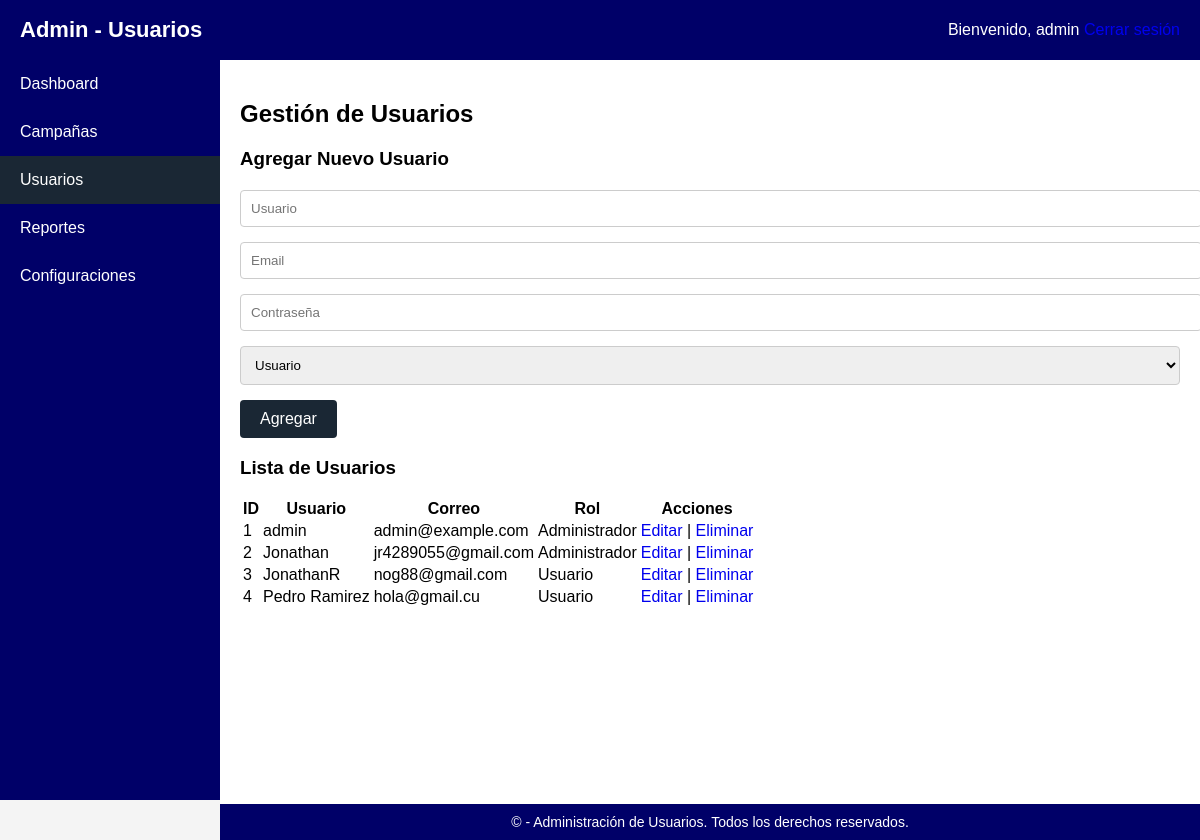
/admin/users (signed in), run on the app's committed database.
### app.py (models this page shows, shortened)
class Usuario(db.Model):
    id = db.Column(db.Integer, primary_key=True)
    username = db.Column(db.String(80), unique=True, nullable=False)
    email = db.Column(db.String(120), unique=True, nullable=False)
    password_hash = db.Column(db.String(128))
    role = db.Column(db.String(10), default='user')

### app.py (the view)
@app.route('/admin/users')
def admin_users():
    if session.get('logged_in') and session.get('role') == 'admin':
        users = Usuario.query.all()
        return render_template('admin/admin_users.html', admin_user=session.get('username'), users=users)
    flash("Debe iniciar sesión como administrador", "error")
    return redirect(url_for('login'))

### templates/admin/admin_users.html (shortened to what this page needs)
<!DOCTYPE html>
<html lang="es">
<head>
    <link rel="stylesheet" href="{{ url_for('static', filename='admin.css') }}">
</head>
<body>
    <div class="header">
        <div class="logo">Admin - Usuarios</div>
        <div class="header-right">
            <span>Bienvenido, {{ admin_user }}</span>
            <a href="{{ url_for('logout') }}">Cerrar sesión</a>
        </div>
    </div>
    <div class="sidebar">
        <ul>
            <li><a href="{{ url_for('admin_dashboard') }}">Dashboard</a></li>
            <li><a href="{{ url_for('admin_campaigns') }}">Campañas</a></li>
            <li class="active"><a href="{{ url_for('admin_users') }}">Usuarios</a></li>
            <li><a href="{{ url_for('admin_reports') }}">Reportes</a></li>
            <li><a href="{{ url_for('admin_settings') }}">Configuraciones</a></li>
        </ul>
    </div>
    <div class="main-content">
        <h2>Gestión de Usuarios</h2>
        <div class="user-form">
            <h3>Agregar Nuevo Usuario</h3>
           <form action="{{ url_for('add_user') }}" method="POST">
                <input type="text" name="username" placeholder="Usuario" required>
                <input type="email" name="email" placeholder="Email" required>
                <input type="password" name="password" placeholder="Contraseña" required>
                <select name="role" required>
                    <option value="user" selected>Usuario</option>
                </select>
                <button type="submit">Agregar</button>
            </form>
        </div>
        <h3>Lista de Usuarios</h3>
        <table>
            <thead>
                <tr>
                    <th>ID</th>
                    <th>Usuario</th>
                    <th>Correo</th>
                    <th>Rol</th>
                    <th>Acciones</th>
                </tr>
            </thead>
            <tbody>
                {% for user in users %}
                <tr>
                    <td>{{ user.id }}</td>
                    <td>{{ user.username }}</td>
                    <td>{{ user.email }}</td>
                    <td>
                    {% if user.role == 'admin' %}
                        Administrador
                    {% else %}
                        Usuario
                    {% endif %}
                    </td>
                    <td>
                        <a href="{{ url_for('edit_user', user_id=user.id) }}">Editar</a> |
                        <a href="{{ url_for('delete_user', user_id=user.id) }}" onclick="return confirm('¿Confirma eliminar este usuario?');">Eliminar</a>
                    </td>
                </tr>
                {% endfor %}
            </tbody>
        </table>
    </div>
    <div class="footer">
        &copy; {{ year }} - Administración de Usuarios. Todos los derechos reservados.
    </div>
</body>
</html>

### static/admin.css (style rules this page uses)
body { font-family: Arial, sans-serif; margin: 0; padding: 0; background-color: #f4f4f4; }
a { text-decoration: none; }
.header, #main-header { background-color: #000068; color: #FFFFFF; padding: 15px 20px; display: flex; align-items: center; justify-content: space-between; position: fixed; top: 0; left: 0; width: 100%; height: 60px; z-index: 1001; box-sizing: border-box; }
.header .logo, #main-header .logo { display: flex; align-items: center; font-size: 22px; font-weight: bold; height: 60px; }
.sidebar, #sidebar { width: 220px; height: calc(100vh - 60px); background-color: #000068; position: fixed; top: 60px; left: 0; padding: 0; margin: 0; overflow-y: auto; z-index: 1000; }
.sidebar ul, #sidebar ul { list-style: none; margin: 0; padding: 0; }
.sidebar ul li, #sidebar ul li { padding: 15px 20px; color: #ffffff; }
.sidebar ul li:hover, #sidebar ul li:hover, .sidebar ul li.active, #sidebar ul li.active { background-color: #1A2734; }
.sidebar ul li a, #sidebar ul li a { color: #ffffff; display: block; }
.main-content, #content, .admin-main { margin-left: 220px; padding: 20px; margin-top: 60px; background-color: #fff; min-height: calc(100vh - 60px); }
form { margin-top: 20px; }
form input[type="text"], form input[type="email"], form input[type="password"], form textarea, form select { width: 100%; padding: 10px; border: 1px solid #ccc; margin-bottom: 15px; border-radius: 4px; }
form button, .btn-submit { background-color: #1A2734; color: #fff; border: none; padding: 10px 20px; border-radius: 4px; cursor: pointer; font-size: 16px; }
.footer, #main-footer { background-color: #000068; color: #ffffff; text-align: center; padding: 10px; position: fixed; bottom: 0; left: 220px; right: 0; font-size: 14px; }

### data on the page
Usuario: id "1", username "admin", email "admin@example.com", role "Administrador"
Usuario: id "2", username "Jonathan", email "jr4289055@gmail.com", role "Administrador"
Usuario: id "3", username "JonathanR", email "nog88@gmail.com", role "Usuario"
Usuario: id "4", username "Pedro Ramirez", email "hola@gmail.cu", role "Usuario"

### other printed values
{{ admin_user }} "admin"
